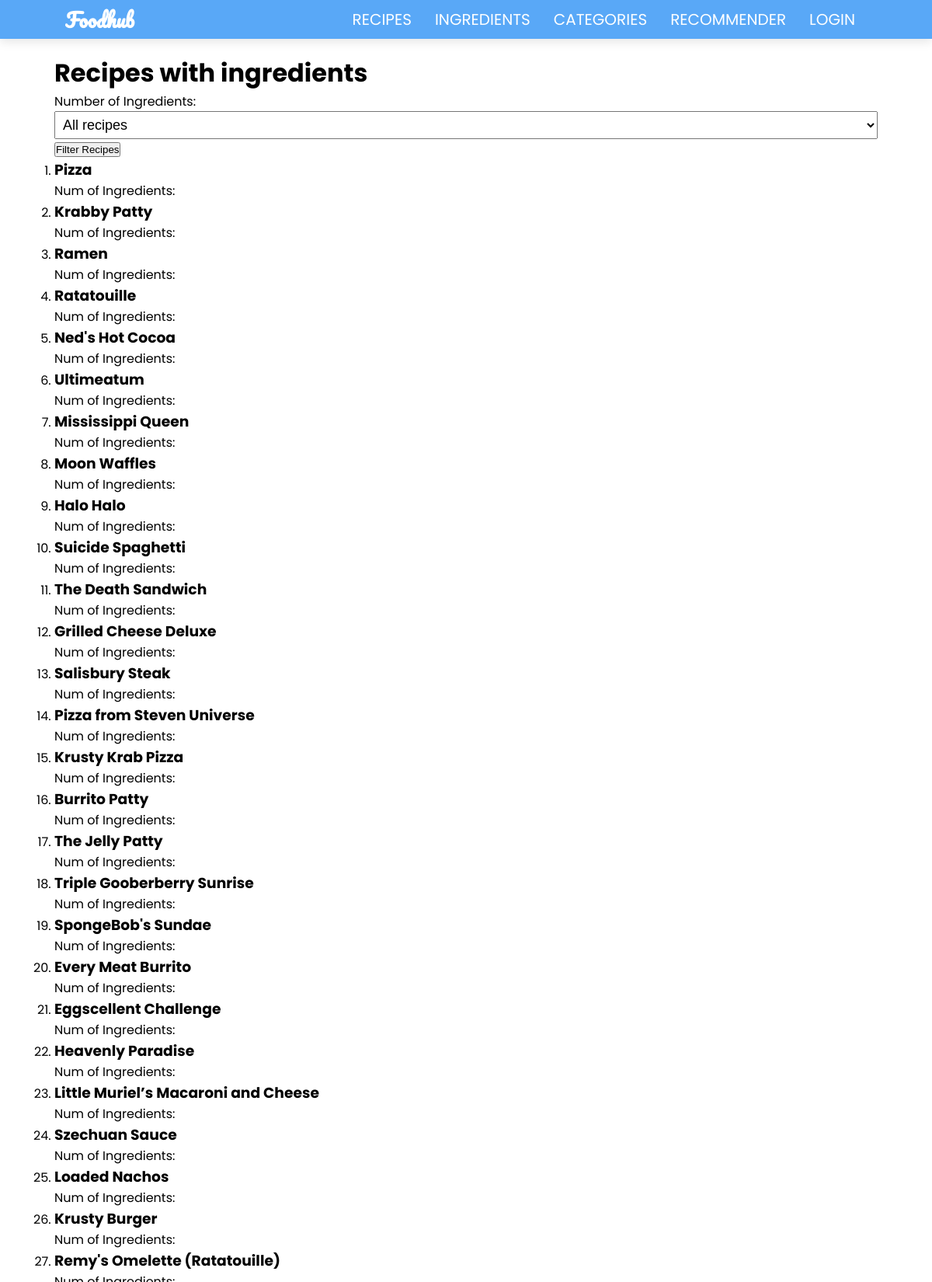
Screenshot of /practice (upper part) with the database file from the repository.
### foodhub/models.py (models this page shows, shortened)
class Recipe(models.Model):
    user = models.ForeignKey(User, on_delete=models.CASCADE, related_name="recipe_user")
    name = models.CharField(max_length=100)
    description = models.TextField()
    image = models.ImageField(upload_to="media", blank=True, null=True, default="default.jpg")
    date = models.DateTimeField(default=datetime.datetime.now)
    servings = models.PositiveIntegerField(default=1)
    allergens = models.ManyToManyField('Allergen', blank=True)
    likes = models.ManyToManyField(User, default=None, blank=True, related_name="recipe_likes")
    CATEGORY_CHOICES = (
    ('american', 'American'),
    ('appetizer', 'Appetizer'),
    ('asian', 'Asian'),
    ('beverage', 'Beverage'),
    ('brunch', 'Brunch'),
    ('breakfast', 'Breakfast'),
    ('chinese', 'Chinese'),
    ('cocktail', 'Cocktail'),
    ('dessert', 'Dessert'),
    ('dinner', 'Dinner'),
    ('filipino', 'Filipino'),
    ('french', 'French'),
    ('gluten-free', 'Gluten-Free'),
    ('greek', 'Greek'),
    ('indian', 'Indian'),
    ('italian', 'Italian'),
    ('japanese', 'Japanese'),
    ('lunch', 'Lunch'),
    ('mediterranean', 'Mediterranean'),
    ('mexican', 'Mexican'),
    ('pastry', 'Pastry'),
    ('pasta', 'Pasta'),
    ('pizza', 'Pizza'),
    ('salad', 'Salad'),
    ('sandwiches', 'Sandwiches'),
    ('seafood', 'Seafood'),
    ('snack', 'Snack'),
    ('soup', 'Soup'),
    ('steak', 'Steak'),
    ('thai', 'Thai'),
    ('vegan', 'Vegan'),
    ('vegetarian', 'Vegetarian'),
)
    DURATION_CHOICES = (
        ('15-20 mins', '15-20 mins'),
        ('20-45 mins', '20-45 mins'),
        ('45 mins to 1 hr', '45 mins to 1 hr'),
        ('1 hr+', '1 hr+'),
    )
    DIFFICULTY_CHOICES = (
        ('beginner', 'Beginner'),
        ('intermediate', 'Intermediate'),
        ('chef', 'Chef')
    )
    COST_CHOICES = [
        ('low', 'Low'),
        ('medium', 'Medium'),
        ('high', 'High'),
    ]
    category = models.CharField(max_length=32, choices=CATEGORY_CHOICES, blank=True, null=True, default=None)
    duration = models.CharField(max_length=32, choices=DURATION_CHOICES, blank=True, null=True, default=None)
    difficulty = models.CharField(max_length=32, choices=DIFFICULTY_CHOICES, blank=True, null=True, default=None)
    cost = models.CharField(max_length=32, choices=COST_CHOICES, blank=True, null=True, default=None)

### foodhub/views/views.py (the view)
# urls.py: path('practice', views.practice, name="practice"),
def practice(request):
    ingredient_ranges = {
        '3': (1, 3),
        '5': (5, 10),
        '10+': (10, None)
    }
    if request.method == 'POST':
        choice = request.POST.get('ingredient_range', 'all')
        if choice == 'all':
            recipes = Recipe.objects.all()
        else:
            range_min, range_max = ingredient_ranges.get(choice, (3, 3))
            if range_max is None:
                recipes = Recipe.objects.annotate(ingredient_count=Count('recipe_ingredient')).filter(
                    ingredient_count__gte=range_min,
                )
            else:
                recipes = Recipe.objects.annotate(ingredient_count=Count('recipe_ingredient')).filter(
                    ingredient_count__gte=range_min,
                    ingredient_count__lte=range_max
                ).order_by('-ingredient_count')
    else:
        choice = 'all'
        recipes = Recipe.objects.all()
    return render(request, "foodhub/practice.html", {
        "recipes": recipes,
        "ingredient_ranges": ingredient_ranges,
        "selected_range": choice
    })

### foodhub/templates/foodhub/practice.html (shortened to what this page needs)
{% extends "foodhub/layout.html" %}
{% block body %}
    <h1>Recipes with {{ num_of_ingredients }} ingredients</h1>
    <form method="post">
        <label for="ingredient_range">Number of Ingredients:</label>
        <select id="ingredient_range" name="ingredient_range">
            <option value="all" {% if selected_range == 'all' %}selected{% endif %}>All recipes</option>
        </select>
        <button type="submit">Filter Recipes</button>
    </form>
    <ol>
        {% for recipe in recipes %}
            <li>
                <h3>{{ recipe.name }}</h3>
                <p>Num of Ingredients: {{ recipe.ingredient_count }}</p>
            </li>
        {% endfor %}
    </ol>
{% endblock %}

### rows the page displays
Recipe: name "Pizza"
Recipe: name "Krabby Patty"
Recipe: name "Ramen"
Recipe: name "Ratatouille"
Recipe: name "Ned's Hot Cocoa"
Recipe: name "Ultimeatum"
Recipe: name "Mississippi Queen"
Recipe: name "Moon Waffles"
Recipe: name "Halo Halo"
Recipe: name "Suicide Spaghetti"
Recipe: name "The Death Sandwich"
Recipe: name "Grilled Cheese Deluxe"
Recipe: name "Salisbury Steak"
Recipe: name "Pizza from Steven Universe"
Recipe: name "Krusty Krab Pizza"
Recipe: name "Burrito Patty"
Recipe: name "The Jelly Patty"
Recipe: name "Triple Gooberberry Sunrise"
Recipe: name "SpongeBob's Sundae"
Recipe: name "Every Meat Burrito"
Recipe: name "Eggscellent Challenge"
Recipe: name "Heavenly Paradise"
Recipe: name "Little Muriel’s Macaroni and Cheese"
Recipe: name "Szechuan Sauce"
Recipe: name "Loaded Nachos"
Recipe: name "Krusty Burger"
Recipe: name "Remy's Omelette (Ratatouille)"
